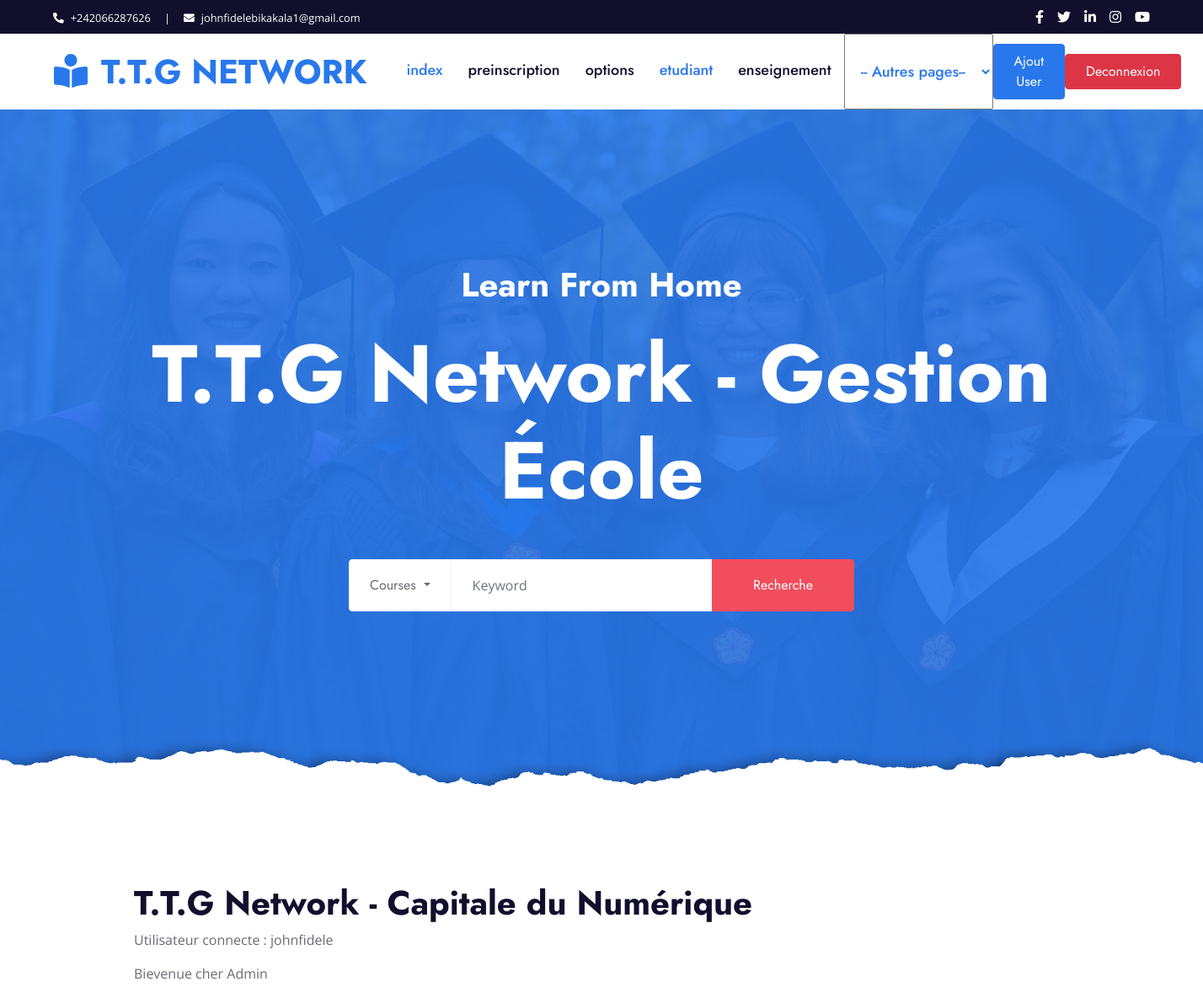
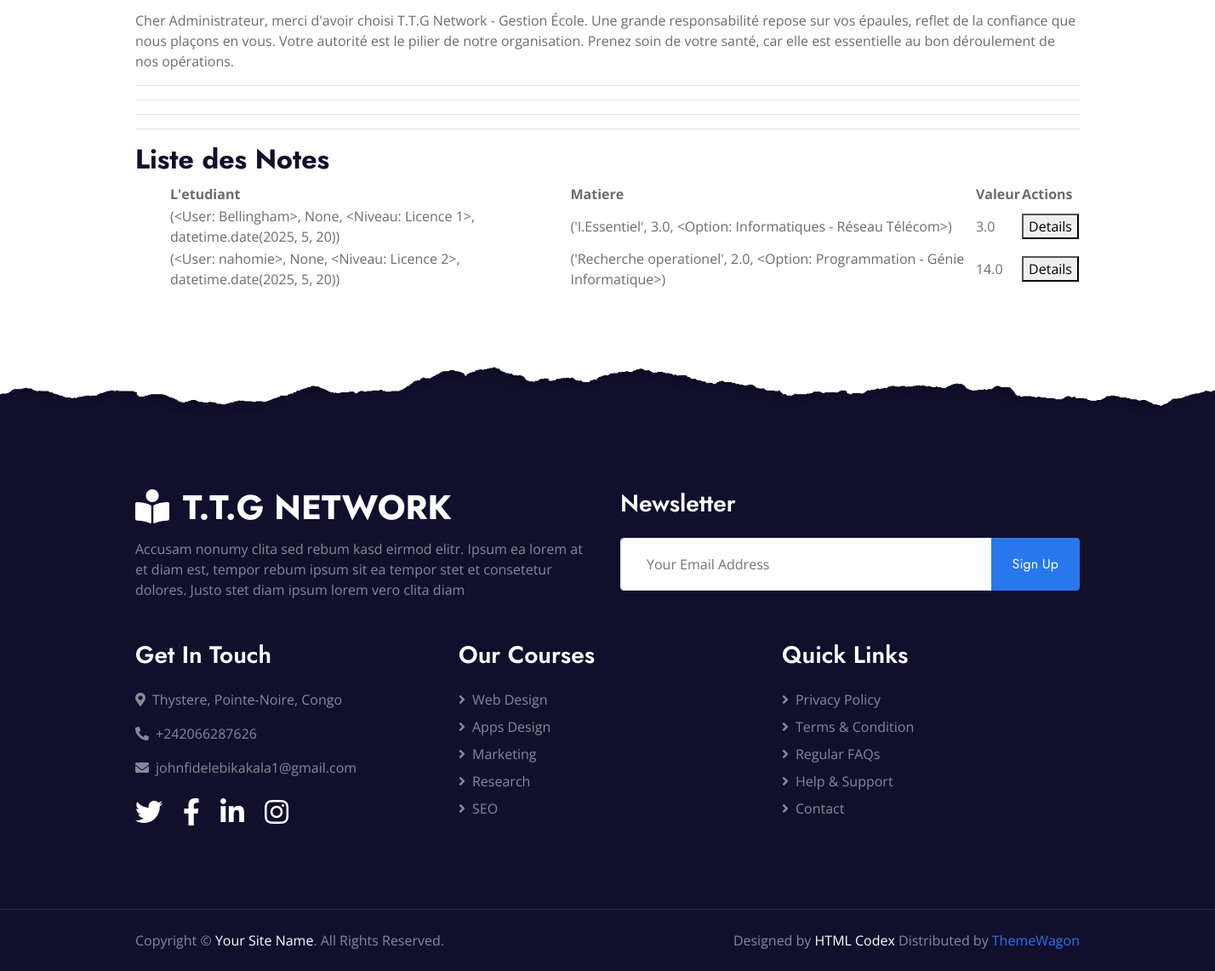
The page /note (signed in) on the database its author committed (2 pictures, top to bottom).
### application/models.py (models this page shows, shortened)
class User(AbstractUser):
    ROLES = (
        ('admin', 'Administrateur'),
        ('formateur', 'Formateur'),
        ('etudiant', 'Étudiant'),
        ('parent', 'Parent'),
    )
    role = models.CharField(max_length=20, choices=ROLES)
    code_formateur = models.CharField(max_length=10, unique=True, null=True, blank=True)
    code_parent = models.CharField(max_length=10, unique=True, null=True, blank=True)
    matricule = models.CharField(max_length=30, unique=True, null=True, blank=True)

class Note(models.Model):
    etudiant = models.ForeignKey(Etudiant, on_delete=models.CASCADE)
    matiere = models.ForeignKey(Matiere, on_delete=models.CASCADE)
    valeur = models.FloatField()

class Etudiant(models.Model):
    user = models.OneToOneField(User, on_delete=models.CASCADE, limit_choices_to={'role': 'etudiant'})
    option = models.ForeignKey(Option, on_delete=models.SET_NULL, null=True)
    niveau = models.ForeignKey(Niveau, on_delete=models.SET_NULL, null=True)
    date_inscription = models.DateField(default=timezone.now)
    def __str__ (self):
        return f"{self.user,self.option,self.niveau,self.date_inscription}"

class Niveau(models.Model):
    nom = models.CharField(max_length=50)
    def __str__ (self):
        return self.nom

class Matiere(models.Model):
    nom = models.CharField(max_length=100)
    coefficient = models.FloatField()
    option = models.ForeignKey(Option, on_delete=models.CASCADE)
    def __str__ (self):
        return f"{self.nom,self.coefficient,self.option}"

class Option(models.Model):
    nom = models.CharField(max_length=100)
    filiere = models.ForeignKey(Filiere, on_delete=models.CASCADE)
    def __str__ (self):
        return f"{self.nom} - {self.filiere.nom}"

class Filiere(models.Model):
    nom = models.CharField(max_length=100)

### application/views.py (the view)
# urls.py: path('note', views.notes_view, name='note'),
@login_required
def notes_view(request):
    notes = Note.objects.all()
    return render(request, 'liste_notes.html', {'notes': notes})

### application/templates/liste_notes.html (shortened to what this page needs)
{% extends "base.html" %}
{% block content %}
  <hr>
  <h2>Liste des Notes</h2>
  <ul>
      <table style="width: 100%;">
        <tr>
          <th>L'etudiant</th>
          <th>Matiere</th>
          <th>Valeur</th>
          <th>Actions</th>
        </tr>
        {% for note in notes %}
        <tr>
          <td>{{ note.etudiant }}</td>
          <td>{{ note.matiere }}</td>
          <td>{{ note.valeur }}</td>
          <td><a href="#"><button>Details</button></a></td>
        </tr>
        {% endfor %}
      </table>
  </ul>
{% endblock %}

### application/templates/base.html (shortened to what this page needs)
  {% load static %}
<!DOCTYPE html>
<html lang="fr">
<head>
  <link rel="stylesheet" href="https://cdn.jsdelivr.net/npm/bootstrap@4.6.2/dist/css/bootstrap.min.css">
    <link href="https://cdnjs.cloudflare.com/ajax/libs/font-awesome/5.10.0/css/all.min.css" rel="stylesheet">
    <link href="{% static 'lib/owlcarousel/assets/owl.carousel.min.css' %}" rel="stylesheet">
    <link href="{% static 'css/style.css' %}" rel="stylesheet">
</head>
<body>
    <div class="container-fluid bg-dark">
        <div class="row py-2 px-lg-5">
            <div class="col-lg-6 text-center text-lg-left mb-2 mb-lg-0">
                <div class="d-inline-flex align-items-center text-white">
                    <small><i class="fa fa-phone-alt mr-2"></i>+242066287626</small>
                    <small class="px-3">|</small>
                    <small><i class="fa fa-envelope mr-2"></i>johnfidelebikakala1@gmail.com</small>
                </div>
            </div>
            <div class="col-lg-6 text-center text-lg-right">
                <div class="d-inline-flex align-items-center">
                    <a class="text-white px-2" href="">
                        <i class="fab fa-facebook-f"></i>
                    </a>
                    <a class="text-white px-2" href="">
                        <i class="fab fa-twitter"></i>
                    </a>
                    <a class="text-white px-2" href="">
                        <i class="fab fa-linkedin-in"></i>
                    </a>
                    <a class="text-white px-2" href="">
                        <i class="fab fa-instagram"></i>
                    </a>
                    <a class="text-white pl-2" href="">
                        <i class="fab fa-youtube"></i>
                    </a>
                </div>
            </div>
        </div>
    </div>
    <div class="container-fluid p-0">
        <nav class="navbar navbar-expand-lg bg-white navbar-light py-3 py-lg-0 px-lg-5">
            <a href="{% url 'index' %}" class="navbar-brand ml-lg-3">
                <h1 class="m-0 text-uppercase text-primary"><i class="fa fa-book-reader mr-3"></i>T.T.G Network</h1>
            </a>
            <div class="collapse navbar-collapse justify-content-between px-lg-3" id="navbarCollapse">
                <div class="navbar-nav mx-auto py-0">
                    <a href="{% url 'index' %}" class="nav-item nav-link active">index</a>
                    <a href="{% url 'preinscription' %}" class="nav-item nav-link">preinscription</a>
                    <a href="{% url 'options' %}" class="nav-item nav-link">options</a>
                    <a href="{% url 'etudiant' %}" class="nav-item nav-link active">etudiant</a>
                    <a href="{% url 'enseignement' %}" class="nav-item nav-link">enseignement</a>
                    <select id="menu" onchange="if (this.value) window.location.href=this.value;" class="nav-item nav-link active">
                    <option value="" class="nav-item nav-link active">-- Autres pages--</option>
                    </select>
                </div>
                <a href="{% url 'urlregister' %}" class="btn btn-primary py-2 px-4 d-none d-lg-block">Ajout User</a>
                <a href="{% url 'urllogout' %}" class="btn btn-danger py-2 px-4 d-none d-lg-block">Deconnexion</a>
            </div>
        </nav>
    </div>
    <div class="jumbotron jumbotron-fluid position-relative overlay-bottom" style="margin-bottom: 90px;">
        <div class="container text-center my-5 py-5">
            <h1 class="text-white mt-4 mb-4">Learn From Home</h1>
            <h1 class="text-white display-1 mb-5">T.T.G Network - Gestion École</h1>
            <div class="mx-auto mb-5" style="width: 100%; max-width: 600px;">
                <div class="input-group">
                    <div class="input-group-prepend">
                        <button class="btn btn-outline-light bg-white text-body px-4 dropdown-toggle" type="button" data-toggle="dropdown"
                            aria-haspopup="true" aria-expanded="true">Courses
                    </button>
                    </div>
                    <input type="text" class="form-control border-light" style="padding: 30px 25px;" placeholder="Keyword">
                    <div class="input-group-append">
                        <button class="btn btn-secondary px-4 px-lg-5">Recherche</button>
                    </div>
                </div>
            </div>
        </div>
    </div>
    <br>
    <div class="container">
         <h1>T.T.G Network - Capitale du Numérique</h1>
          <p>Utilisateur connecte : {{user}}</p>
            {% if user.is_authenticated %}
            {% if user.role %}
            <p>Bievenue cher {{user.role}} </p>
            {% else %}
            <p>Bievenue cher Admin </p>
            {% endif %}
              {% if user.matricule %}
              <p>ton matricule est {{user.matricule}}</p>
              <p>
                  Cher étudiant, merci d'avoir rejoint T.T.G Network - Gestion École.
                  Nous sommes honorés de vous accompagner dans cette aventure d'apprentissage.
                  Avec sérieux, détermination et entraide, nous surmonterons chaque défi.
                  Merci pour votre confiance, gardez une attitude positive et un mental solide
                   : le chemin sera exigeant, mais les résultats en vaudront la peine.
              </p>
              {% else %}
                <p>
                  Cher Administrateur, merci d'avoir choisi T.T.G Network - Gestion École.
                  Une grande responsabilité repose sur vos épaules, reflet de la confiance que nous plaçons en vous.
                  Votre autorité est le pilier de notre organisation. Prenez soin de votre santé,
                  car elle est essentielle au bon déroulement de nos opérations.
              </p>
              {% endif %}
            {% endif %}
          <hr>
          <hr>
          <hr>
    </div>
   <div class="container">
         {% block content %}{% endblock %}
   </div>
    <div class="container-fluid position-relative overlay-top bg-dark text-white-50 py-5" style="margin-top: 90px;">
        <div class="container mt-5 pt-5">
            <div class="row">
                <div class="col-md-6 mb-5">
                    <a href="{% url 'index' %}" class="navbar-brand">
                        <h1 class="mt-n2 text-uppercase text-white"><i class="fa fa-book-reader mr-3"></i>T.T.G Network</h1>
                    </a>
                    <p class="m-0">Accusam nonumy clita sed rebum kasd eirmod elitr. Ipsum ea lorem at et diam est, tempor rebum ipsum sit ea tempor stet et consetetur dolores. Justo stet diam ipsum lorem vero clita diam</p>
                </div>
                <div class="col-md-6 mb-5">
                    <h3 class="text-white mb-4">Newsletter</h3>
                    <div class="w-100">
                        <div class="input-group">
                            <input type="text" class="form-control border-light" style="padding: 30px;" placeholder="Your Email Address">
                            <div class="input-group-append">
                                <button class="btn btn-primary px-4">Sign Up</button>
                            </div>
                        </div>
                    </div>
                </div>
            </div>
            <div class="row">
                <div class="col-md-4 mb-5">
                    <h3 class="text-white mb-4">Get In Touch</h3>
                    <p><i class="fa fa-map-marker-alt mr-2"></i>Thystere, Pointe-Noire, Congo</p>
                    <p><i class="fa fa-phone-alt mr-2"></i>+242066287626</p>
                    <p><i class="fa fa-envelope mr-2"></i>johnfidelebikakala1@gmail.com</p>
                    <div class="d-flex justify-content-start mt-4">
                        <a class="text-white mr-4" href="#"><i class="fab fa-2x fa-twitter"></i></a>
                        <a class="text-white mr-4" href="#"><i class="fab fa-2x fa-facebook-f"></i></a>
                        <a class="text-white mr-4" href="#"><i class="fab fa-2x fa-linkedin-in"></i></a>
                        <a class="text-white" href="#"><i class="fab fa-2x fa-instagram"></i></a>
                    </div>
                </div>
                <div class="col-md-4 mb-5">
                    <h3 class="text-white mb-4">Our Courses</h3>
                    <div class="d-flex flex-column justify-content-start">
                        <a class="text-white-50 mb-2" href="#"><i class="fa fa-angle-right mr-2"></i>Web Design</a>
                        <a class="text-white-50 mb-2" href="#"><i class="fa fa-angle-right mr-2"></i>Apps Design</a>
                        <a class="text-white-50 mb-2" href="#"><i class="fa fa-angle-right mr-2"></i>Marketing</a>
                        <a class="text-white-50 mb-2" href="#"><i class="fa fa-angle-right mr-2"></i>Research</a>
                        <a class="text-white-50" href="#"><i class="fa fa-angle-right mr-2"></i>SEO</a>
                    </div>
                </div>
                <div class="col-md-4 mb-5">
                    <h3 class="text-white mb-4">Quick Links</h3>
                    <div class="d-flex flex-column justify-content-start">
                        <a class="text-white-50 mb-2" href="#"><i class="fa fa-angle-right mr-2"></i>Privacy Policy</a>
                        <a class="text-white-50 mb-2" href="#"><i class="fa fa-angle-right mr-2"></i>Terms & Condition</a>
                        <a class="text-white-50 mb-2" href="#"><i class="fa fa-angle-right mr-2"></i>Regular FAQs</a>
                        <a class="text-white-50 mb-2" href="#"><i class="fa fa-angle-right mr-2"></i>Help & Support</a>
                        <a class="text-white-50" href="#"><i class="fa fa-angle-right mr-2"></i>Contact</a>
                    </div>
                </div>
            </div>
        </div>
    </div>
    <div class="container-fluid bg-dark text-white-50 border-top py-4" style="border-color: rgba(256, 256, 256, .1) !important;">
        <div class="container">
            <div class="row">
                <div class="col-md-6 text-center text-md-left mb-3 mb-md-0">
                    <p class="m-0">Copyright &copy; <a class="text-white" href="#">Your Site Name</a>. All Rights Reserved.
                    </p>
                </div>
                <div class="col-md-6 text-center text-md-right">
                    <p class="m-0">Designed by <a class="text-white" href="https://htmlcodex.com">HTML Codex</a> Distributed by <a href="https://themewagon.com" target="_blank">ThemeWagon</a></p>
                </div>
            </div>
        </div>
    </div>
</body>
</html>

### rows shown on the page
User: username "johnfidele"
Note: etudiant "(<User: Bellingham>, None, <Niveau: Licence 1>, datetime.date(2025, 5, 20))", matiere "('I.Essentiel', 3.0, <Option: Informatiques - Réseau Télécom>)", valeur "3.0"
Note: etudiant "(<User: nahomie>, None, <Niveau: Licence 2>, datetime.date(2025, 5, 20))", matiere "('Recherche operationel', 2.0, <Option: Programmation - Génie Informatique>)", valeur "14.0"
